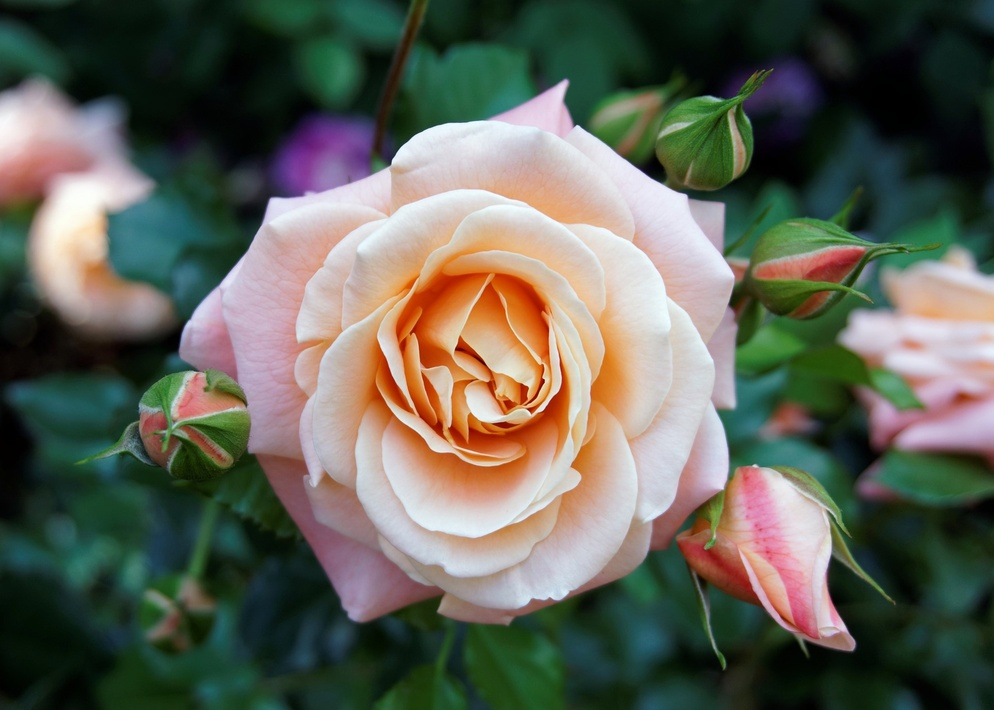
%> input picture Day2/rose.jpg, 994 x 710 px, shrunk from 1747 x 1248 before the run
$ octave Color_Channel_Separation.m   (GNU Octave 9; MATLAB toolbox functions it lacks are replaced by stand-ins)
%> lines starting %> are read from the running program, lines starting %| are printed output that depends on the picture
%available only in 2019 onwards MATLAB version.
a=imread('rose.jpg');
%> a is the input picture: size 710x994x3 uint8; mean R, G, B 96.4, 98.4, 86.5
[r,g,b]=imsplit(a);
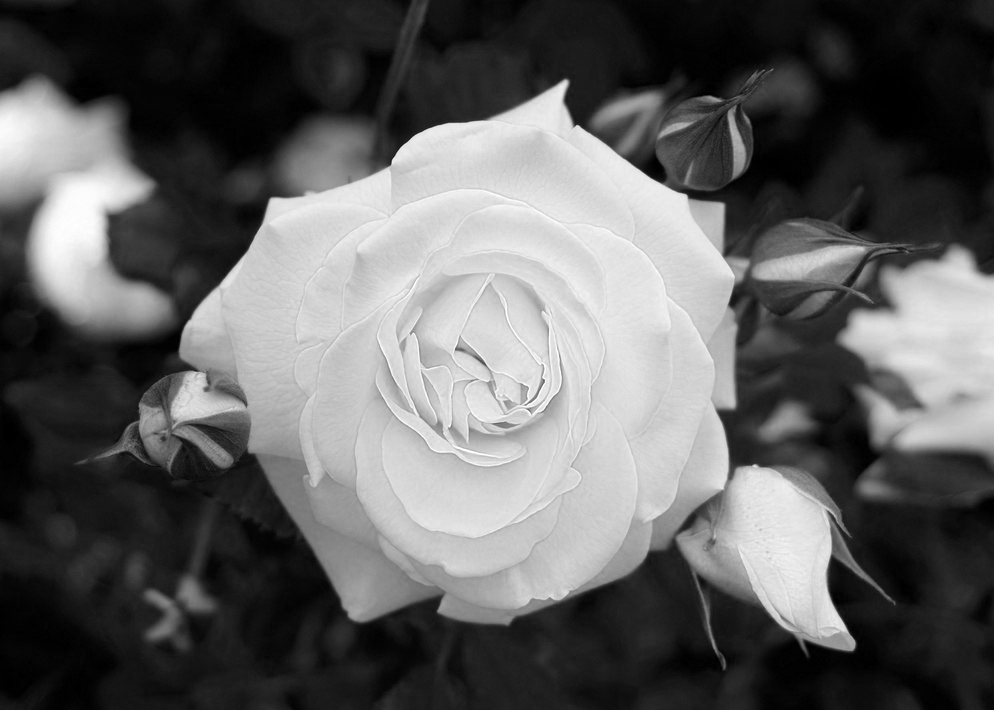
%> r: size 710x994 uint8; min 0, max 255, mean 96.4
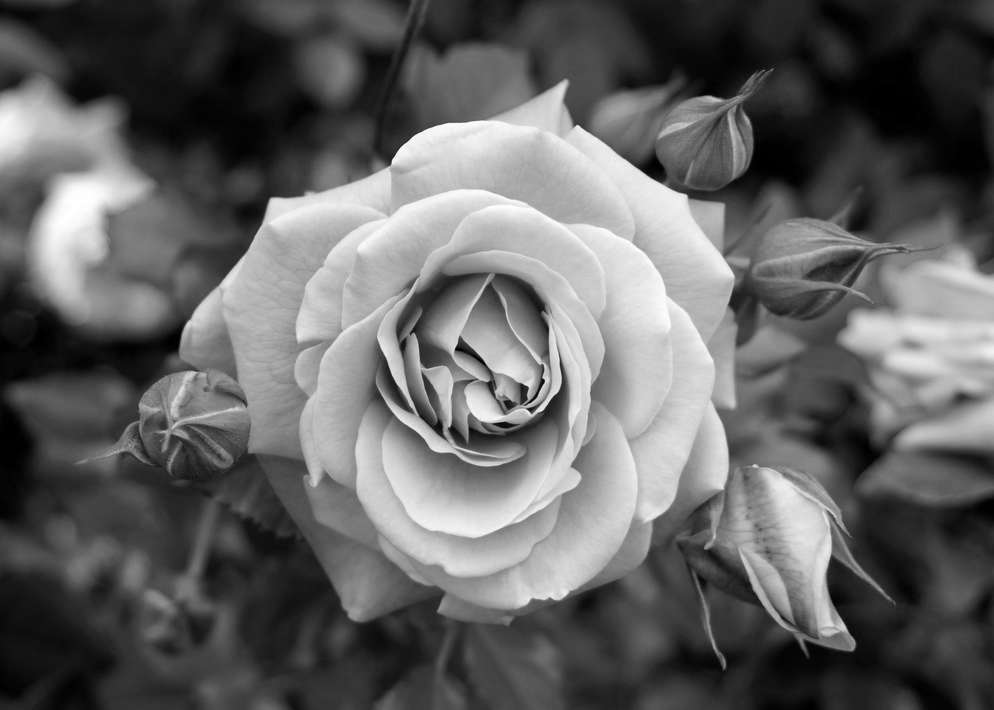
%> g: size 710x994 uint8; min 0, max 255, mean 98.4
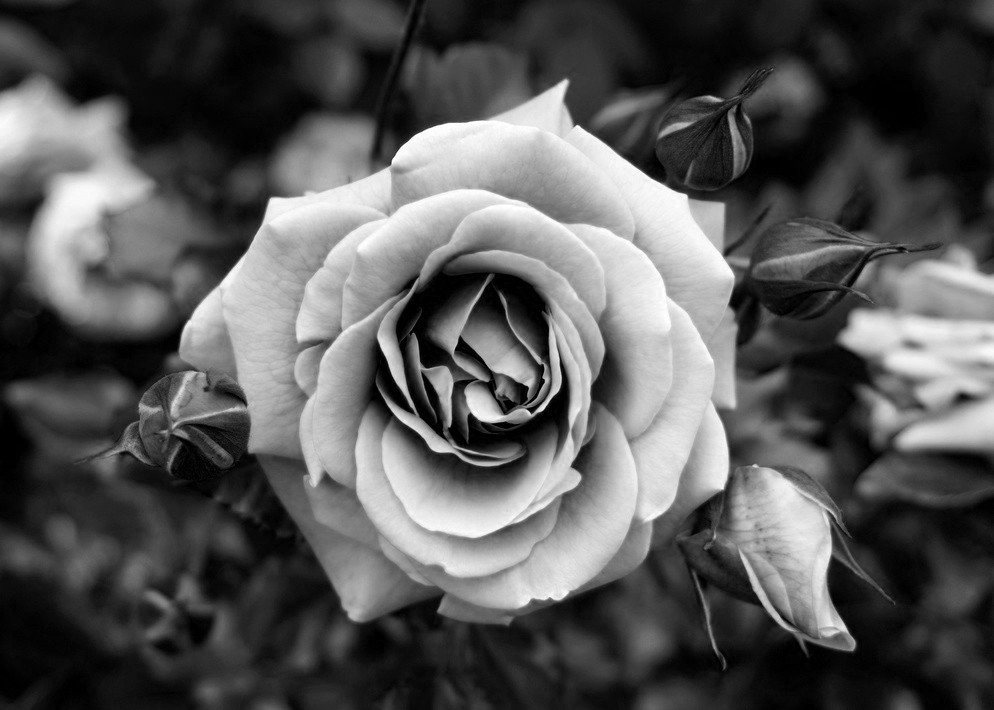
%> b: size 710x994 uint8; min 0, max 255, mean 86.5
figure;
imshow(r);

%read the red component of the image
r(:,:,1)=r; % : means all rows and all columns
r(:,:,2)=0;
r(:,:,3)=0;
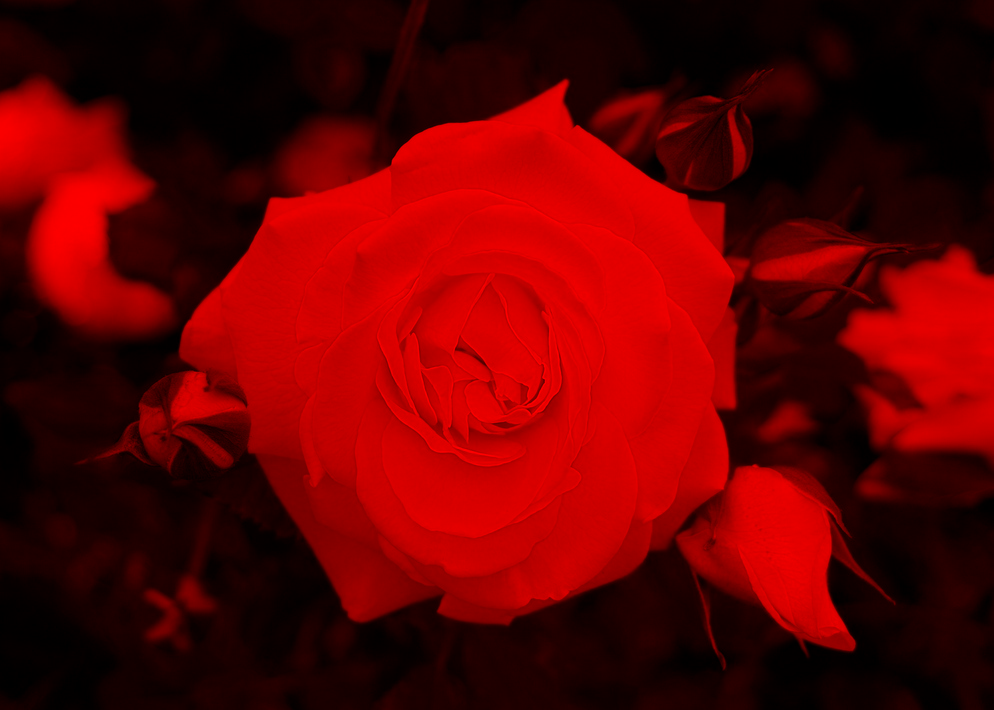
%> r: size 710x994x3 uint8; mean R, G, B 96.4, 0, 0
figure;
imshow(r);

%read the green component of the image
gr(:,:,2)=g;
gr(:,:,1)=0;
gr(:,:,3)=0;
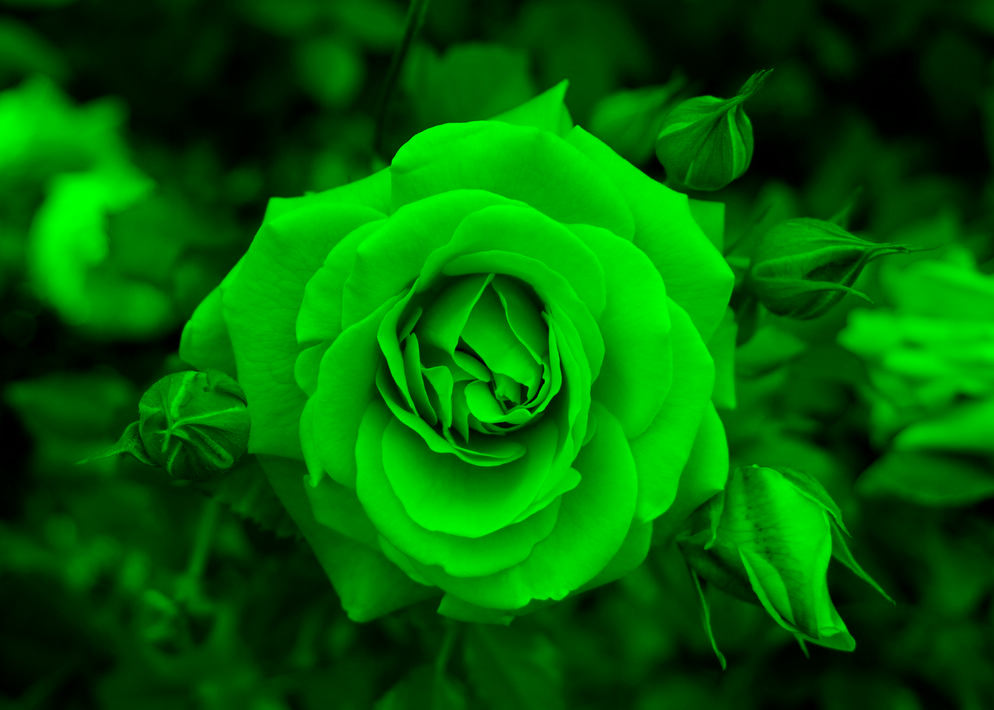
%> gr: size 710x994x3 uint8; mean R, G, B 0, 98.4, 0
figure;
imshow(gr);

%read the blue component of the image
bl(:,:,3)=b;
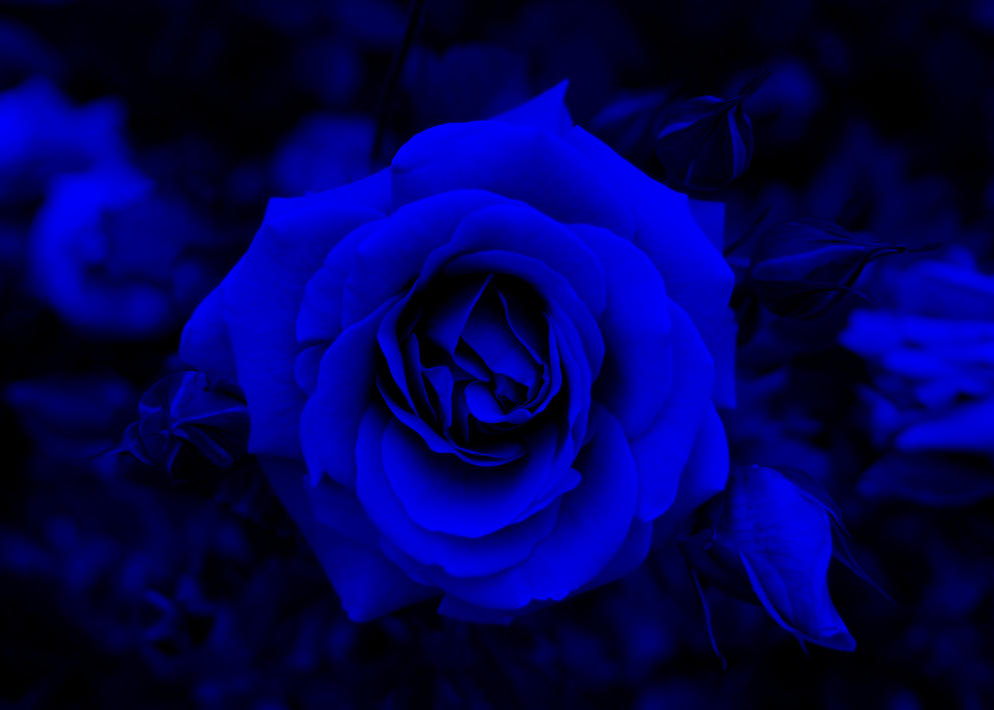
%> bl: size 710x994x3 uint8; mean R, G, B 0, 0, 86.5
bl(:,:,2)=0;
bl(:,:,1)=0;
figure;
imshow(bl);
